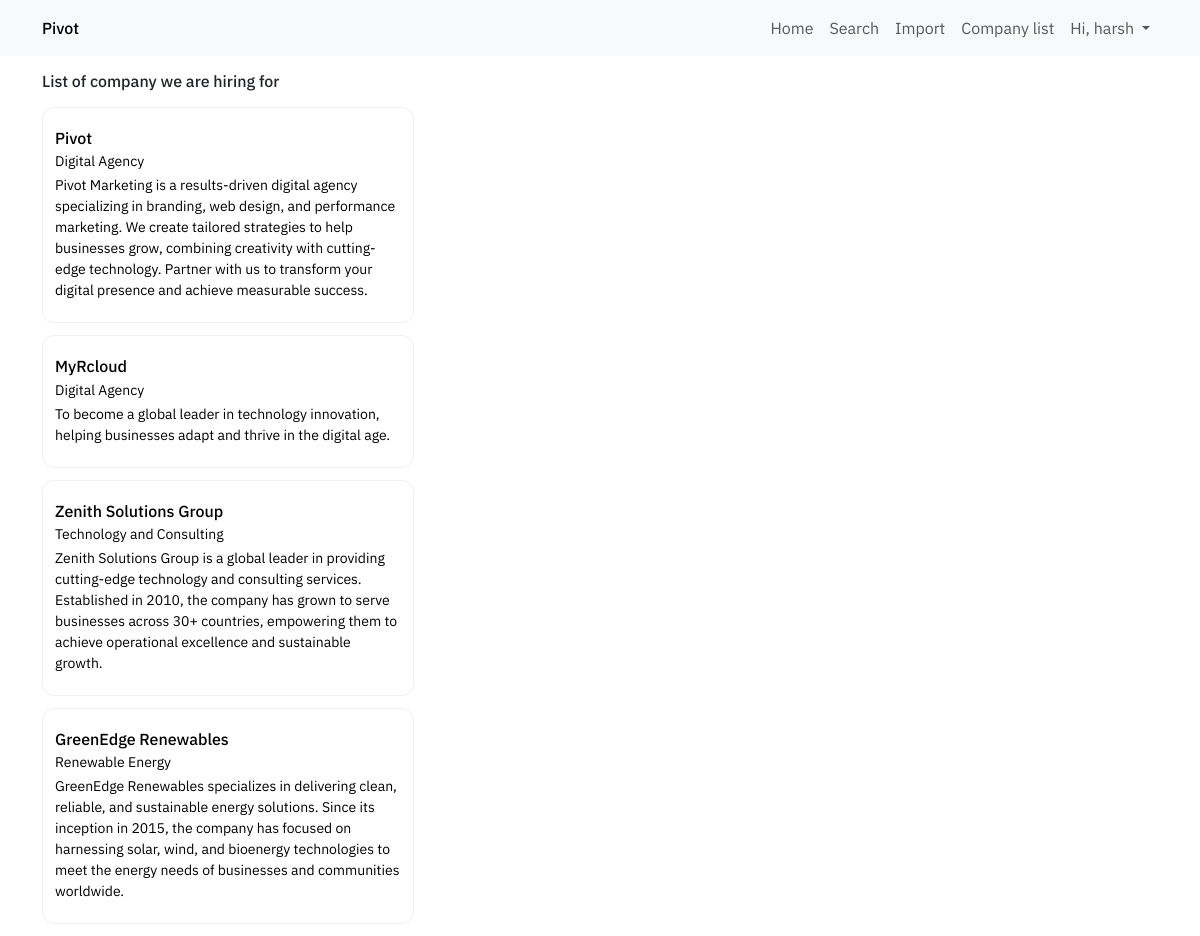
The page /company (signed in) on the database its author committed.
### webpages/models.py (models this page shows, shortened)
class Company(models.Model):
    is_active = models.BooleanField(null=True, blank=True)
    company_name = models.CharField(max_length=255)
    company_address = models.TextField(blank=True, null=True)
    company_email = models.CharField(max_length=255, blank=True, null=True)
    company_info = models.TextField(blank=True, null=True)
    company_domain_name = models.CharField(max_length=255, blank=True, null=True)
    industry_type = models.ForeignKey(IndustryType, on_delete=models.CASCADE, blank=True, null=True)
    company_postal_code = models.CharField(max_length=255, blank=True, null=True)
    company_number_of_employees = models.IntegerField(blank=True, null=True)
    company_time_zone = models.CharField(max_length=255, blank=True, null=True)
    company_linkedin_profile = models.CharField(max_length=255, blank=True, null=True)
    company_annual_revenue = models.CharField(max_length=255, blank=True, null=True)
    company_city = models.CharField(max_length=255, blank=True, null=True)
    company_state_region = models.CharField(max_length=255, blank=True, null=True)
    company_contact_number = models.CharField(max_length=25, blank=True, null=True)
    created_at = models.DateTimeField(auto_now_add=True)
    updated_at = models.DateTimeField(auto_now=True)

class IndustryType(models.Model):
    industry_type_name = models.CharField(max_length=255)
    created_at = models.DateTimeField(auto_now_add=True)
    updated_at = models.DateTimeField(auto_now=True)

### webpages/views.py (the view)
# urls.py: path("company", view=companyList, name="webpages-company-list"),
@login_required(login_url="user-login")
def companyList(request):
    companyList = models.Company.objects.all()
    context = {
        "companyList":companyList
    }
    return render(request, "company-list.html", context)

### templates/company-list.html (shortened to what this page needs)
<!doctype html>
{% load static %}
<html lang="en">
<head>
    <link rel="stylesheet" href="{% static './css/main.css' %}">
    <link href="https://cdn.jsdelivr.net/npm/bootstrap@5.3.3/dist/css/bootstrap.min.css" rel="stylesheet"
>
    <link rel="stylesheet" href="{% static './css/dashboard.css' %}">
</head>
<body>
    {% include 'inc/navbar.html' %}
    <section class="dashboard-section">
        <div class="container">
            <div class="company-list-col">
                <h1 class="wrapper-title company-list-wrapper-title">List of company we are hiring for</h1>
                <div class="company-list-wrapper">
                    <div class="company-list-item">
                        {% for company in companyList %}
                        <a href="{% url 'webpages-company-profile' id=company.id%}" class="company-card-cta">
                            <div class="company-card">
                                <h1 class="company-card-info-item">{{company.company_name}}</h1>
                                <div class="company-card-info-item-domain-name">{{company.industry_type.industry_type_name}}</div>
                                <p class="company-card-info-item company-card-info-item-description">
                                    {{company.company_info}}
                                </p>
                            </div>
                        </a>
                        {% endfor %}
                    </div>
                </div>
            </div>
        </div>
    </section>
</body>
</html>

### templates/inc/navbar.html (shortened to what this page needs)
<nav class="navbar navbar-expand-lg bg-body-tertiary">
    <div class="container">
        {% include 'inc/navbar-brand.html' %}
        <div class="collapse navbar-collapse" id="navbarSupportedContent">
            <ul class="navbar-nav me-auto mb-2 mb-lg-0">
                <li class="nav-item">
                    <a class="nav-link" aria-current="page" href="{% url 'webpages-home' %}">Home</a>
                </li>
                {% if user.is_authenticated %}
                <li class="nav-item">
                    <a class="nav-link" href="{% url 'webpages-search' %}">Search</a>
                </li>
                <li class="nav-item">
                    <a class="nav-link" href="{% url 'webpages-import' %}">Import</a>
                </li>
                <li class="nav-item">
                    <a class="nav-link" href="{% url 'webpages-company-list' %}">Company list</a>
                </li>
                <li class="nav-item dropdown">
                    <a class="nav-link dropdown-toggle" href="#" role="button" data-bs-toggle="dropdown"
                        aria-expanded="false">
                        Hi, {{user.username}}
                    </a>
                </li>
                {% endif %}
            </ul>
        </div>
    </div>
</nav>

### ats/static/css/main.css (style rules this page uses)
:root { --ff-primary: "IBM Plex Sans", sans-serif; --primary-color: "F96E2A"; }
* { font-family: var(--ff-primary); }
.navbar { padding: 1em 2em; }
.navbar .container { display: flex; justify-content: space-between; align-items: center; }
.nav-link { text-decoration: none; color: black; }
ul.navbar-nav.me-auto.mb-2.mb-lg-0 { margin: 0; margin-left: auto; margin-right: 0!important; }

### ats/static/css/dashboard.css (style rules this page uses)
.company-card { padding: 9px 0; }
.company-card-info-item { font-size: 16px; margin: 0%; padding: 0%; }
.company-card-info-item-domain-name { font-size: 14px; text-decoration: none; margin: 3px 0; display: block; }
.dashboard-section .container { display: grid; grid-template-columns: 1fr 1fr 1fr; }
.company-card-info-item-description { font-size: 14px; }
.wrapper-title { margin: 1em 0 0 0; padding: 3px 1em; font-size: 16px; }
.company-list-wrapper-title, .shortlisted-candidate-wrapper-title { margin: 1em 0; padding-left: 0; padding: 0%; }

### templates/company-list.html (style rules this page uses)
.company-card-cta { text-decoration: none; color: black; padding: 12px; display: block; border-radius: 12px; border: 1px solid rgb(239, 239, 239); margin-bottom: 12px; }

### rows shown on the page
Company: company_name "Pivot", industry_type.industry_type_name "Digital Agency", company_info "Pivot Marketing is a results-driven digital agency specializing in branding, web design, and performance marketing. We create tailored strategies to help businesses grow, combining creativity with cutting-edge technology. Partner with us to transform your digital presence and achieve measurable success."
Company: company_name "MyRcloud", industry_type.industry_type_name "Digital Agency", company_info "To become a global leader in technology innovation, helping businesses adapt and thrive in the digital age."
Company: company_name "Zenith Solutions Group", industry_type.industry_type_name "Technology and Consulting", company_info "Zenith Solutions Group is a global leader in providing cutting-edge technology and consulting services. Established in 2010, the company has grown to serve businesses across 30+ countries, empowering them to achieve operational excellence and sustainable growth."
Company: company_name "GreenEdge Renewables", industry_type.industry_type_name "Renewable Energy", company_info "GreenEdge Renewables specializes in delivering clean, reliable, and sustainable energy solutions. Since its inception in 2015, the company has focused on harnessing solar, wind, and bioenergy technologies to meet the energy needs of businesses and communities worldwide."

### other values the page prints
{{ user.username }} "harsh"
